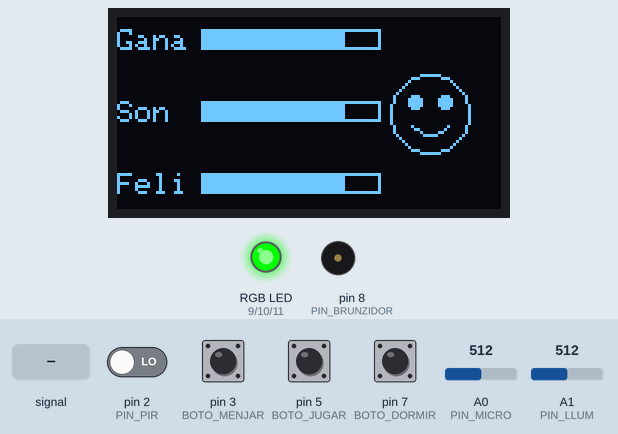
Simulated run of this sketch. Board: Arduino Uno, built with avr-gcc and run on an emulated ATmega328P. Shown: 128×64 one-colour display, an RGB LED mixed from three pins (HIGH = lit), buzzer (waves = sounding). Inputs (shaded band) come from the test bench; at power-on: pin 3 (BOTO_MENJAR), pin 5 (BOTO_JUGAR), pin 7 (BOTO_DORMIR) HIGH, pin 2 (PIN_PIR) LOW, A1 (PIN_LLUM) = 512, A0 (PIN_MICRO) = 512. What the sketch prints to the serial monitor is not drawn.

Above: at 1.2 s.
1.3 s: pin 7 (BOTO_DORMIR) pulled LOW for 0.15 s
At 2.3 s:
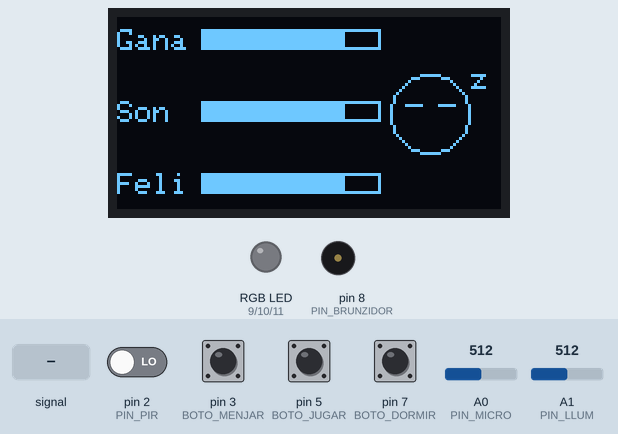
4.4 s: pin 7 (BOTO_DORMIR) pulled LOW for 1 s
At 6.4 s:
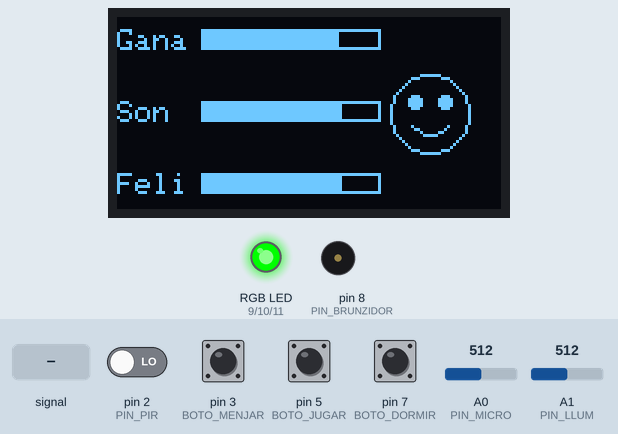
6.9 s: A0 (PIN_MICRO) fed a 200 Hz sine of ±255 counts around its level
At 8.5 s:
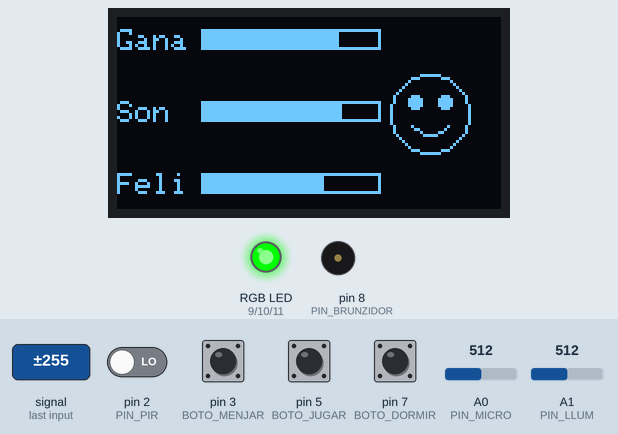
9.9 s: A1 (PIN_LLUM) set to 122
At 10.5 s:
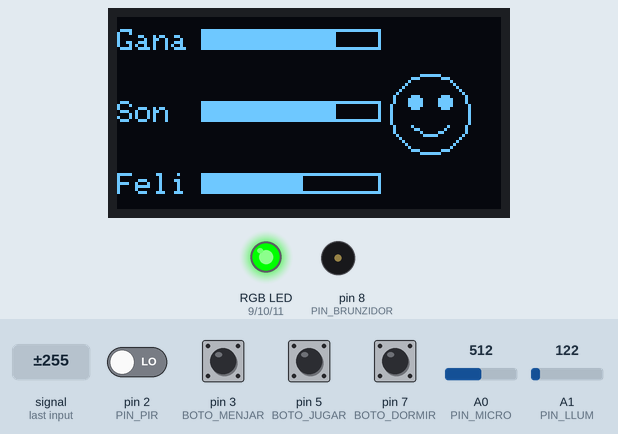
12.9 s: A0 (PIN_MICRO) set to 0
At 15.7 s:
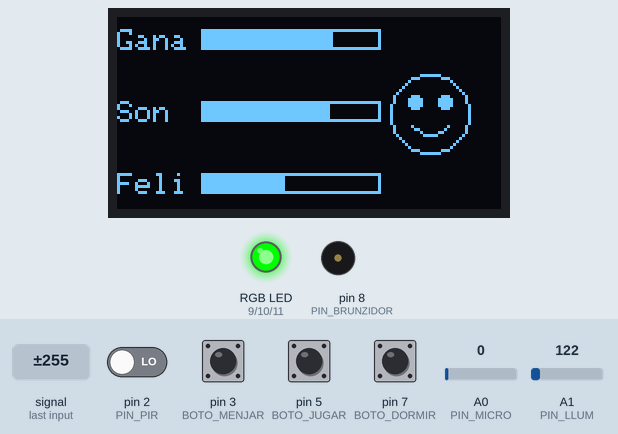
15.9 s: A0 (PIN_MICRO) set to 900
At 18.8 s:
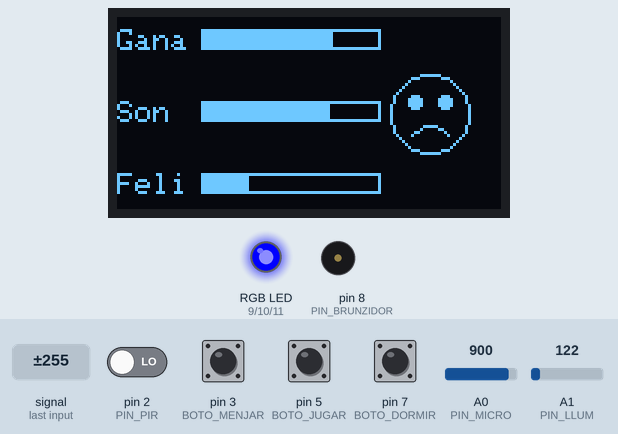
Timing chart, 0 to 24.2 s (numbered marks = the images above; inputs shaded):
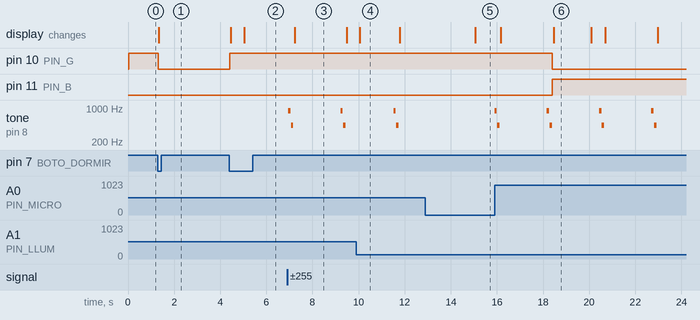

Measured:
- after the input at 1.3 s, pin 10 (PIN_G): HIGH → LOW at once; the display: changes at once (image 1)
- after the input at 4.4 s, pin 10 (PIN_G): LOW → HIGH at once; the display: first changes after 0.05 s (image 2 shows a later state)
- after the input at 6.9 s, tone on pin 8 (PIN_BRUNZIDOR): plays 880 Hz for 0.10 s, 440 Hz for 0.10 s, 880 Hz for 0.10 s, 440 Hz for 0.10 s, starting after 0.05 s; the display: changes after 0.32 s (image 3)
- after the input at 12.9 s, tone on pin 8 (PIN_BRUNZIDOR): stays silent (without the input it goes to 880 Hz after 0.95 s)
- after the input at 15.9 s, pin 10 (PIN_G): HIGH → LOW after 2.5 s; pin 11 (PIN_B): LOW → HIGH after 2.5 s; tone on pin 8 (PIN_BRUNZIDOR): silent → 880 Hz at once, then repeats every 2.3 s: silent 0.02 s, 440 Hz 0.10 s, silent 2.0 s, 880 Hz 0.10 s; the display: first changes after 0.27 s (image 6 shows a later state)
- what the display in image 3 shows lasts 2.3 s, from 7.2 s to 9.5 s
- what the display in image 4 shows lasts 1.7 s, from 10.1 s to 11.8 s

The sketch:

T1_tamagotchi.ino
```cpp
/*
  Codi de referencia del Projecte T1 - El tamagotchi (NOMES DOCENT)
  Es l'esquelet de la Practica 4 de la SA3 (Classes/SA3/codi/05_mascota) amb
  tots els // TODO resolts: botons JUGAR i DORMIR, llum (esFosc), soroll amb
  temps d'espera (quan dorm no s'espanta), PIR amb la variable aprop i calculaEstat(). Les // EXTRA (DHT11, EEPROM) no hi son.
  Cablatge: el del dossier 00_Projecte_T1_Mascota.md (apartat Cablatge).
  Llibreries: Adafruit SSD1306 i Adafruit GFX (pantalla KS0271).
*/

// Aquesta linia ha d'anar la PRIMERA: obliga el Web Editor a fer servir les
// llibreries bones d'Adafruit (sense ella, a vegades n'agafa una altra i no compila).
#include <Adafruit_BusIO_Register.h>
#include <Wire.h>
#include <Adafruit_GFX.h>
#include <Adafruit_SSD1306.h>

// --- Pins (taula del dossier: no els canviis) ---
// OLED: SDA a A4, SCL a A5
const int PIN_MICRO = A0;      // soroll
const int PIN_LLUM = A1;       // llum (TEMT6000 o LDR de la Practica 2)
const int PIN_PIR = 2;         // algu a prop (versio completa)
const int BOTO_MENJAR = 3;
const int BOTO_JUGAR = 5;
const int BOTO_DORMIR = 7;
const int PIN_BRUNZIDOR = 8;
const int PIN_R = 9, PIN_G = 10, PIN_B = 11;   // LED RGB de l'humor

// --- Ajustos (calibra'ls amb el Monitor serie obert) ---
const int LLINDAR_FOSC = 150;           // llum per sota = es fosc
const int LLINDAR_SOROLL = 600;         // micro per sobre = soroll fort
const int LLINDAR_TRISTA = 30;          // una necessitat per sota = trista
const unsigned long TEMPS_BAIXADA = 5000;  // cada 5 s baixen les necessitats
const unsigned long ANTIREBOT = 40;     // ms (com a la Practica 1)

// Pantalla KS0271: OLED SSD1306 de 128 x 64 punts, adreca I2C 0x3C.
// La llibreria guarda la imatge sencera a la RAM: 1 KB dels 2 KB del UNO.
Adafruit_SSD1306 pantalla(128, 64, &Wire, -1);

// --- Necessitats (0 = fatal, 100 = perfecte) ---
int gana = 80;        // 100 = ben alimentada
int son = 80;         // 100 = ben descansada
int felicitat = 80;   // 100 = molt contenta

// --- Estats (const int, com a la SA2) ---
const int CONTENTA = 0;
const int TRISTA = 1;
const int MALALTA = 2;
const int DORMINT = 3;
int estat = CONTENTA;

unsigned long tUltimaBaixada = 0;
unsigned long tUltimBoto = 0;
unsigned long tUltimEspant = 0;
bool esFosc = false;          // el decideix llegeixSensors(), l'aplica baixaAmbElTemps()
bool aprop = false;           // EXTRA PIR: igual que esFosc
int anteriorMenjar = HIGH;
int anteriorJugar = HIGH;
int anteriorDormir = HIGH;    // per detectar quan es PREM (no mentre esta premut)

void setup() {
  Serial.begin(9600);
  pinMode(BOTO_MENJAR, INPUT_PULLUP);
  pinMode(BOTO_JUGAR, INPUT_PULLUP);
  pinMode(BOTO_DORMIR, INPUT_PULLUP);
  pinMode(PIN_PIR, INPUT);
  pinMode(PIN_BRUNZIDOR, OUTPUT);
  pinMode(PIN_R, OUTPUT);
  pinMode(PIN_G, OUTPUT);
  pinMode(PIN_B, OUTPUT);
  if (!pantalla.begin(SSD1306_SWITCHCAPVCC, 0x3C)) {
    Serial.println(F("La pantalla no arrenca: falta RAM o revisa els cables"));
    while (true) {}            // s'atura aqui
  }
  pantalla.setTextColor(SSD1306_WHITE);
}

void loop() {
  llegeixBotons();
  llegeixSensors();
  baixaAmbElTemps();
  calculaEstat();
  mostraHumor();
  dibuixa();
}

// ===================== BOTONS =====================
void llegeixBotons() {
  if (millis() - tUltimBoto < ANTIREBOT) return;   // antirebot

  // EXEMPLE RESOLT: boto MENJAR. Nomes compta quan PASSA de HIGH a LOW
  // (pull-up: premut = LOW), aixi mantenir-lo premut no suma cada volta.
  int araMenjar = digitalRead(BOTO_MENJAR);
  if (araMenjar == LOW && anteriorMenjar == HIGH) {
    gana = gana + 25;
    so(523, 659);              // do-mi: nyam!
    tUltimBoto = millis();
  }
  anteriorMenjar = araMenjar;

  int araJugar = digitalRead(BOTO_JUGAR);
  if (araJugar == LOW && anteriorJugar == HIGH && estat != MALALTA && estat != DORMINT) {
    felicitat = felicitat + 20; son = son - 5; so(659, 784); tUltimBoto = millis();
  }
  anteriorJugar = araJugar;
  int araDormir = digitalRead(BOTO_DORMIR);
  if (araDormir == LOW && anteriorDormir == HIGH) {
    if (estat == DORMINT) estat = CONTENTA; else estat = DORMINT;
    tUltimBoto = millis();
  }
  anteriorDormir = araDormir;

  gana = constrain(gana, 0, 100);            // mai per sota de 0 ni per sobre de 100
  son = constrain(son, 0, 100);
  felicitat = constrain(felicitat, 0, 100);
}

// ===================== SENSORS =====================
void llegeixSensors() {
  int llum = analogRead(PIN_LLUM);
  int soroll = analogRead(PIN_MICRO);

  // Traca per calibrar els llindars: Monitor serie a 9600
  Serial.print(F("llum=")); Serial.print(llum);
  Serial.print(F(" soroll=")); Serial.println(soroll);

  esFosc = (llum < LLINDAR_FOSC);
  if (estat != DORMINT && soroll > LLINDAR_SOROLL && millis() - tUltimEspant > 2000) {
    felicitat = constrain(felicitat - 10, 0, 100); so(880, 440); tUltimEspant = millis();
  }
  aprop = (digitalRead(PIN_PIR) == HIGH);
}

// ===================== EL TEMPS =====================
void baixaAmbElTemps() {
  if (millis() - tUltimaBaixada < TEMPS_BAIXADA) return;
  tUltimaBaixada = millis();

  gana = gana - 2;
  felicitat = felicitat - 1;
  if (estat == DORMINT) {
    son = son + 5;             // dormint, recupera la son
  } else if (esFosc) {
    son = son - 3;             // de nit li costa mes estar desperta
  } else {
    son = son - 1;
  }
  if (aprop) felicitat = felicitat + 2;   // EXTRA PIR: li agrada la companyia
  gana = constrain(gana, 0, 100);
  son = constrain(son, 0, 100);
  felicitat = constrain(felicitat, 0, 100);
}

// ===================== ESTATS =====================
void calculaEstat() {
  if (estat == DORMINT) {
    if (son >= 100) estat = CONTENTA;   // s'ha despertat sola
    return;
  }

  int baixes = 0;
  if (gana < LLINDAR_TRISTA) baixes++;
  if (son < LLINDAR_TRISTA) baixes++;
  if (felicitat < LLINDAR_TRISTA) baixes++;
  if (baixes >= 2) estat = MALALTA;
  else if (baixes == 1) estat = TRISTA;
  else estat = CONTENTA;
}

// ===================== LLUM I SO (SA2) =====================
void mostraHumor() {
  if (estat == CONTENTA) colorHumor(0, 255, 0);       // verd
  else if (estat == TRISTA) colorHumor(0, 0, 255);    // blau
  else if (estat == MALALTA) colorHumor(255, 0, 0);   // vermell
  else colorHumor(0, 0, 0);                           // dormint: apagat
}

void colorHumor(int r, int g, int b) {
  analogWrite(PIN_R, r);
  analogWrite(PIN_G, g);
  analogWrite(PIN_B, b);
}

void so(int nota1, int nota2) {
  tone(PIN_BRUNZIDOR, nota1, 100);
  delay(120);
  tone(PIN_BRUNZIDOR, nota2, 100);
  delay(120);
  noTone(PIN_BRUNZIDOR);
}

// ===================== PANTALLA =====================
void barra(int y, const char *nom, int valor) {
  pantalla.setCursor(0, y);
  pantalla.print(nom);
  pantalla.drawRect(28, y, 60, 7, SSD1306_WHITE);
  pantalla.fillRect(28, y, valor * 60 / 100, 7, SSD1306_WHITE);
}

void cara(int x, int y) {
  pantalla.drawCircle(x, y, 13, SSD1306_WHITE);
  if (estat == DORMINT) {
    pantalla.drawLine(x - 8, y - 3, x - 3, y - 3, SSD1306_WHITE);     // ulls tancats
    pantalla.drawLine(x + 3, y - 3, x + 8, y - 3, SSD1306_WHITE);
    pantalla.setCursor(x + 14, y - 15);
    pantalla.print("z");
    return;
  }
  pantalla.fillCircle(x - 5, y - 4, 2, SSD1306_WHITE);                  // ulls
  pantalla.fillCircle(x + 5, y - 4, 2, SSD1306_WHITE);
  if (estat == CONTENTA) {                              // boca
    pantalla.drawLine(x - 6, y + 4, x - 2, y + 7, SSD1306_WHITE);
    pantalla.drawLine(x - 2, y + 7, x + 2, y + 7, SSD1306_WHITE);
    pantalla.drawLine(x + 2, y + 7, x + 6, y + 4, SSD1306_WHITE);
  } else {
    pantalla.drawLine(x - 6, y + 7, x - 2, y + 4, SSD1306_WHITE);
    pantalla.drawLine(x - 2, y + 4, x + 2, y + 4, SSD1306_WHITE);
    pantalla.drawLine(x + 2, y + 4, x + 6, y + 7, SSD1306_WHITE);
  }
  if (estat == MALALTA) {                               // creu de malalta
    pantalla.drawLine(x + 15, y - 10, x + 15, y - 4, SSD1306_WHITE);
    pantalla.drawLine(x + 12, y - 7, x + 18, y - 7, SSD1306_WHITE);
  }
}

void dibuixa() {
  pantalla.clearDisplay();   // esborra la imatge (nomes a la RAM)
  cara(104, 32);
  barra(4, "Gana", gana);
  barra(28, "Son", son);
  barra(52, "Feli", felicitat);
  pantalla.display();        // envia la imatge a la pantalla
}
```
